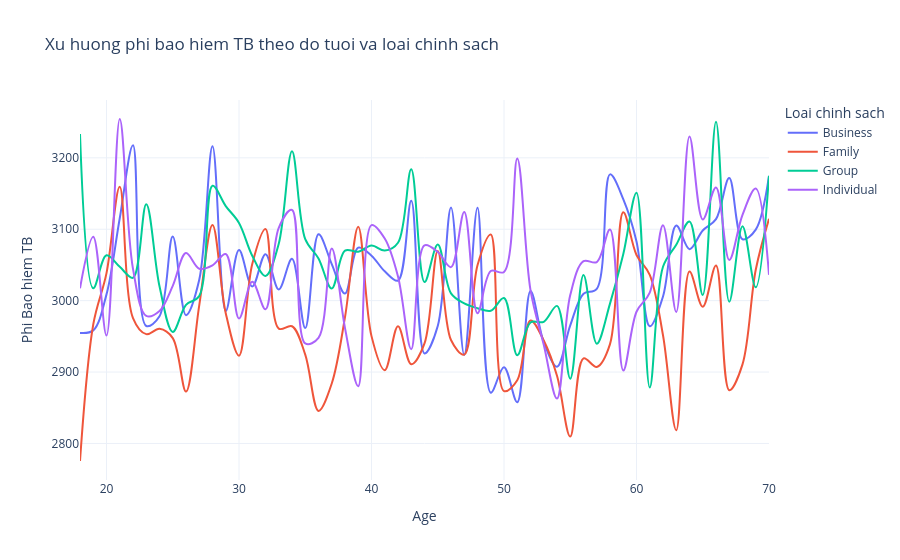

Notebook code cell kept with this figure:
### Code cell
#Cau 5
df_mer05=df_customer_data.merge(df_policy_type,on='PolicyTypeID',how='inner')
df05=df_mer05.groupby(['Age','PolicyType'])['Premium Amount'].mean().reset_index()
fig=px.line(df05,x='Age',y='Premium Amount',color='PolicyType',line_shape='spline',template='plotly_white',title='Xu huong phi bao hiem TB theo do tuoi va loai chinh sach')
fig.update_layout(xaxis_title='Age',
                  yaxis_title='Phi Bao hiem TB',
                  legend_title_text='Loai chinh sach')
fig.show()

### Figure 1 — Plotly figure (JSON) as saved in the notebook; plotly's stock layout.template omitted (floating-point values rounded to 4 significant figures)
{"data": [{"hovertemplate": "PolicyType=Business<br>Age=%{x}<br>Premium Amount=%{y}<extra></extra>", "legendgroup": "Business", "line": {"color": "#636efa", "dash": "solid", "shape": "spline"}, "marker": {"symbol": "circle"}, "mode": "lines", "name": "Business", "orientation": "v", "showlegend": true, "type": "scatter", "x": [18, 19, 20, 21, 22, 23, 24, 25, 26, 27, 28, 29, 30, 31, 32, 33, 34, 35, 36, 37, 38, 39, 40, 41, 42, 43, 44, 45, 46, 47, 48, 49, 50, 51, 52, 53, 54, 55, 56, 57, 58, 59, 60, 61, 62, 63, 64, 65, 66, 67, 68, 69, 70], "xaxis": "x", "y": [2955.0, 2958.0, 3009.0, 3115.0, 3217.0, 2965.0, 2978.0, 3090.0, 2980.0, 3029.0, 3216.0, 2985.0, 3071.0, 3020.0, 3065.0, 3016.0, 3059.0, 2962.0, 3093.0, 3051.0, 3010.0, 3074.0, 3063.0, 3041.0, 3028.0, 3140.0, 2926.0, 2964.0, 3131.0, 2924.0, 3130.0, 2871.0, 2907.0, 2858.0, 3014.0, 2942.0, 2907.0, 2965.0, 3010.0, 3016.0, 3177.0, 3142.0, 3083.0, 2964.0, 3006.0, 3105.0, 3072.0, 3098.0, 3114.0, 3172.0, 3086.0, 3099.0, 3175.0], "yaxis": "y"}, {"hovertemplate": "PolicyType=Family<br>Age=%{x}<br>Premium Amount=%{y}<extra></extra>", "legendgroup": "Family", "line": {"color": "#EF553B", "dash": "solid", "shape": "spline"}, "marker": {"symbol": "circle"}, "mode": "lines", "name": "Family", "orientation": "v", "showlegend": true, "type": "scatter", "x": [18, 19, 20, 21, 22, 23, 24, 25, 26, 27, 28, 29, 30, 31, 32, 33, 34, 35, 36, 37, 38, 39, 40, 41, 42, 43, 44, 45, 46, 47, 48, 49, 50, 51, 52, 53, 54, 55, 56, 57, 58, 59, 60, 61, 62, 63, 64, 65, 66, 67, 68, 69, 70], "xaxis": "x", "y": [2775.0, 2967.0, 3039.0, 3160.0, 2976.0, 2953.0, 2961.0, 2947.0, 2873.0, 2993.0, 3106.0, 2982.0, 2923.0, 3051.0, 3100.0, 2961.0, 2964.0, 2924.0, 2846.0, 2884.0, 2977.0, 3104.0, 2950.0, 2903.0, 2964.0, 2911.0, 2940.0, 3070.0, 2945.0, 2924.0, 3049.0, 3093.0, 2873.0, 2889.0, 2972.0, 2944.0, 2895.0, 2810.0, 2919.0, 2907.0, 2939.0, 3124.0, 3064.0, 3036.0, 2951.0, 2818.0, 3041.0, 2991.0, 3049.0, 2875.0, 2911.0, 3043.0, 3115.0], "yaxis": "y"}, {"hovertemplate": "PolicyType=Group<br>Age=%{x}<br>Premium Amount=%{y}<extra></extra>", "legendgroup": "Group", "line": {"color": "#00cc96", "dash": "solid", "shape": "spline"}, "marker": {"symbol": "circle"}, "mode": "lines", "name": "Group", "orientation": "v", "showlegend": true, "type": "scatter", "x": [18, 19, 20, 21, 22, 23, 24, 25, 26, 27, 28, 29, 30, 31, 32, 33, 34, 35, 36, 37, 38, 39, 40, 41, 42, 43, 44, 45, 46, 47, 48, 49, 50, 51, 52, 53, 54, 55, 56, 57, 58, 59, 60, 61, 62, 63, 64, 65, 66, 67, 68, 69, 70], "xaxis": "x", "y": [3233.0, 3017.0, 3063.0, 3047.0, 3032.0, 3135.0, 3020.0, 2956.0, 2994.0, 3006.0, 3161.0, 3132.0, 3109.0, 3063.0, 3035.0, 3080.0, 3209.0, 3086.0, 3059.0, 3017.0, 3070.0, 3069.0, 3077.0, 3070.0, 3081.0, 3184.0, 3026.0, 3078.0, 3010.0, 2996.0, 2989.0, 2986.0, 3004.0, 2924.0, 2969.0, 2970.0, 2993.0, 2891.0, 3036.0, 2940.0, 2996.0, 3065.0, 3151.0, 2878.0, 3047.0, 3078.0, 3111.0, 3008.0, 3250.0, 2998.0, 3104.0, 3019.0, 3175.0], "yaxis": "y"}, {"hovertemplate": "PolicyType=Individual<br>Age=%{x}<br>Premium Amount=%{y}<extra></extra>", "legendgroup": "Individual", "line": {"color": "#ab63fa", "dash": "solid", "shape": "spline"}, "marker": {"symbol": "circle"}, "mode": "lines", "name": "Individual", "orientation": "v", "showlegend": true, "type": "scatter", "x": [18, 19, 20, 21, 22, 23, 24, 25, 26, 27, 28, 29, 30, 31, 32, 33, 34, 35, 36, 37, 38, 39, 40, 41, 42, 43, 44, 45, 46, 47, 48, 49, 50, 51, 52, 53, 54, 55, 56, 57, 58, 59, 60, 61, 62, 63, 64, 65, 66, 67, 68, 69, 70], "xaxis": "x", "y": [3017.0, 3089.0, 2951.0, 3254.0, 3044.0, 2979.0, 2985.0, 3021.0, 3067.0, 3045.0, 3049.0, 3065.0, 2975.0, 3026.0, 2988.0, 3102.0, 3127.0, 2940.0, 2948.0, 3073.0, 2962.0, 2880.0, 3106.0, 3087.0, 3034.0, 2932.0, 3077.0, 3068.0, 3047.0, 3124.0, 2982.0, 3041.0, 3040.0, 3199.0, 3015.0, 2938.0, 2863.0, 3008.0, 3055.0, 3054.0, 3100.0, 2902.0, 2984.0, 3011.0, 3106.0, 2984.0, 3230.0, 3114.0, 3158.0, 3057.0, 3120.0, 3157.0, 3036.0], "yaxis": "y"}], "layout": {"legend": {"title": {"text": "Loai chinh sach"}, "tracegroupgap": 0}, "title": {"text": "Xu huong phi bao hiem TB theo do tuoi va loai chinh sach"}, "xaxis": {"anchor": "y", "domain": [0, 1], "title": {"text": "Age"}}, "yaxis": {"anchor": "x", "domain": [0, 1], "title": {"text": "Phi Bao hiem TB"}}}}
